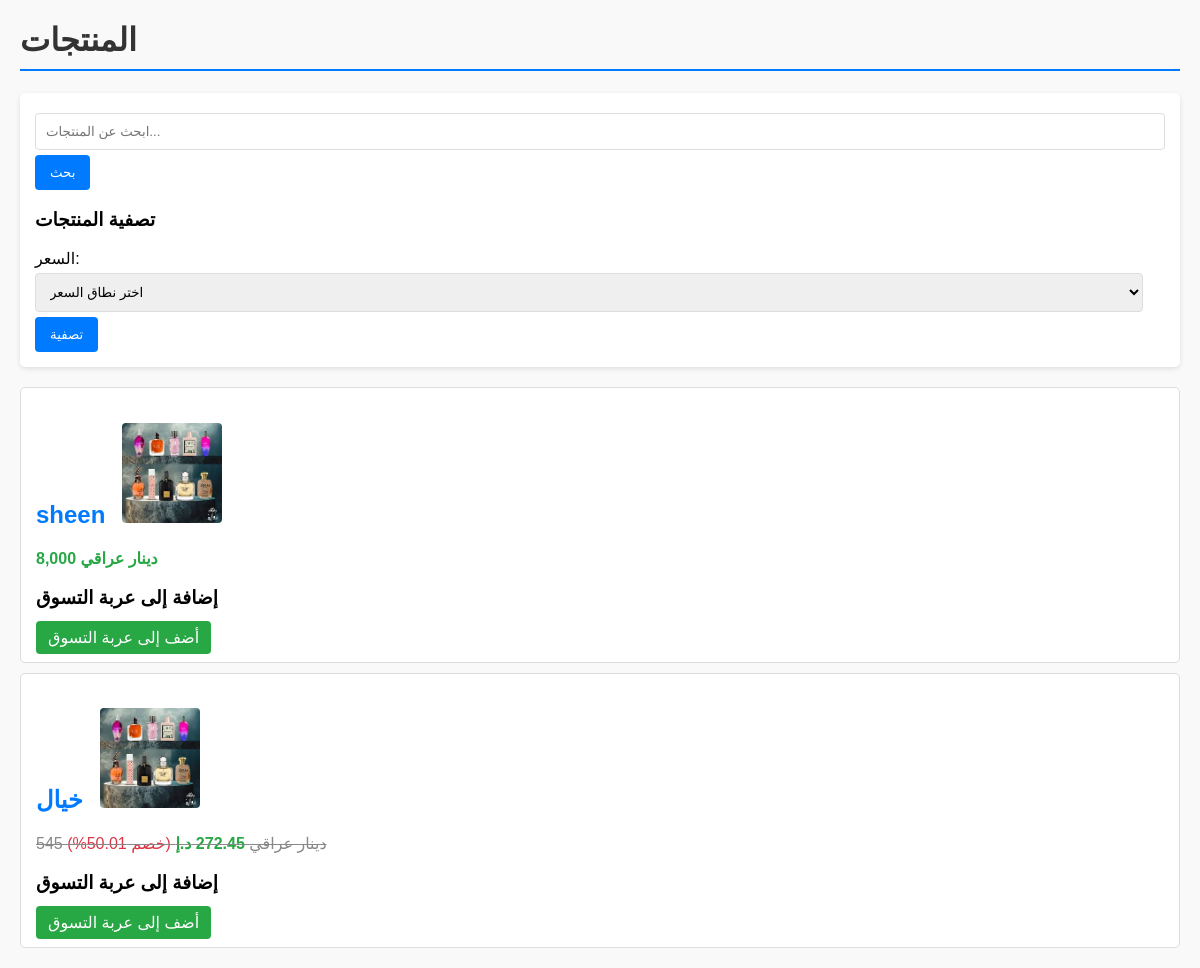
/shop/categories/1/, run on the app's committed database.
### shop/models.py (models this page shows, shortened)
class Product(models.Model):
    name = models.CharField(max_length=255)
    description = models.TextField(blank=True)
    price = models.DecimalField(max_digits=10, decimal_places=2)
    stock = models.PositiveIntegerField(default=0)
    category = models.ForeignKey(
        Category, related_name="products", on_delete=models.CASCADE
    )
    image = models.ImageField(upload_to="product_images/", blank=True, null=True)
    discount_percentage = models.DecimalField(max_digits=5, decimal_places=2, default=0)
    created_at = models.DateTimeField(default=timezone.now)
    updated_at = models.DateTimeField(auto_now=True)
    def discounted_price(self):
        return self.price * (1 - self.discount_percentage / Decimal("100"))

### shop/views.py (the view)
# urls.py: path("categories/<int:category_id>/", product_list, name="product_list"),
def product_list(request, category_id):
    query = request.GET.get("q", "")
    price_filter = request.GET.get("price_filter", "")
    category_filter = request.GET.get("category_filter", "")
    products = Product.objects.filter(category_id=category_id)
    if query:
        products = products.filter(name__icontains=query)
    if price_filter == "low":
        products = products.filter(price__lt=100)
    elif price_filter == "medium":
        products = products.filter(price__gte=100, price__lte=500)
    elif price_filter == "high":
        products = products.filter(price__gt=500)
    if category_filter:
        products = products.filter(category_id=category_filter)
    return render(request, "shop/product_list.html", {"products": products})

### shop/templates/shop/product_list.html (shortened to what this page needs)
<!DOCTYPE html>
<html lang="ar">
<head>
</head>
<body>
    <h1>المنتجات</h1>
    <form method="GET">
        <input type="text" name="q" value="{{ query }}" placeholder="ابحث عن المنتجات...">
        <button type="submit">بحث</button>
        <h3>تصفية المنتجات</h3>
        <label>السعر:</label>
        <select name="price_filter">
            <option value="">اختر نطاق السعر</option>
        </select>
        <button type="submit">تصفية</button>
    </form>
    <ul>
        {% for product in products %}
            <li>
                <h2>
                    <a href="{% url 'product_detail' product.id %}" style="text-decoration: none; color: #007BFF;">
                        {{ product.name }}
                        <img src="{{ product.image.url }}" alt="{{ product.name }}">
                    </a>
                </h2>
                <p>
                    {% if product.discount_percentage %}
                        <span style="text-decoration: line-through; color: #888;"><span class="price">{{ product.price }} د.إ</span>
                        <strong style="color: #28a745;">{{ product.discounted_price|floatformat:2 }} د.إ</strong>
                        <span style="color: #dc3545;">(خصم {{ product.discount_percentage }}%)</span>
                    {% else %}
                        <strong style="color: #28a745;"><span class="price">{{ product.price }} د.إ</strong>
                    {% endif %}
                </p>
                <h3>إضافة إلى عربة التسوق</h3>
                <a href="{% url 'add_to_cart' product.id %}" style="background-color: #28a745; color: white; padding: 8px 12px; text-decoration: none; border-radius: 4px;">أضف إلى عربة التسوق</a>
            </li>
        {% empty %}
            <li class="no-products">لا توجد منتجات في هذا القسم.</li>
        {% endfor %}
    </ul>
</body>
</html>

### shop/templates/shop/product_list.html (style rules this page uses)
body { font-family: Arial, sans-serif; margin: 20px; background-color: #f9f9f9; }
h1 { color: #333; border-bottom: 2px solid #007BFF; padding-bottom: 10px; }
form { background-color: #fff; padding: 15px; border-radius: 5px; box-shadow: 0 2px 5px rgba(0, 0, 0, 0.1); margin-bottom: 20px; }
input[type="text"], select { padding: 10px; margin: 5px 0; border: 1px solid #ddd; border-radius: 4px; width: calc(100% - 22px); }
button { background-color: #007BFF; color: white; padding: 10px 15px; border: none; border-radius: 4px; cursor: pointer; transition: background-color 0.3s ease; }
ul { list-style-type: none; padding: 0; }
li { margin: 10px 0; padding: 15px; border: 1px solid #ddd; background-color: #fff; border-radius: 5px; transition: box-shadow 0.3s ease; }
img { max-width: 100px; height: auto; border-radius: 4px; margin-left: 10px; }

### data on the page
Product: name "sheen", image (picture)
Product: name "خيال", image (picture), discounted_price "272.45", discount_percentage "50.01"
